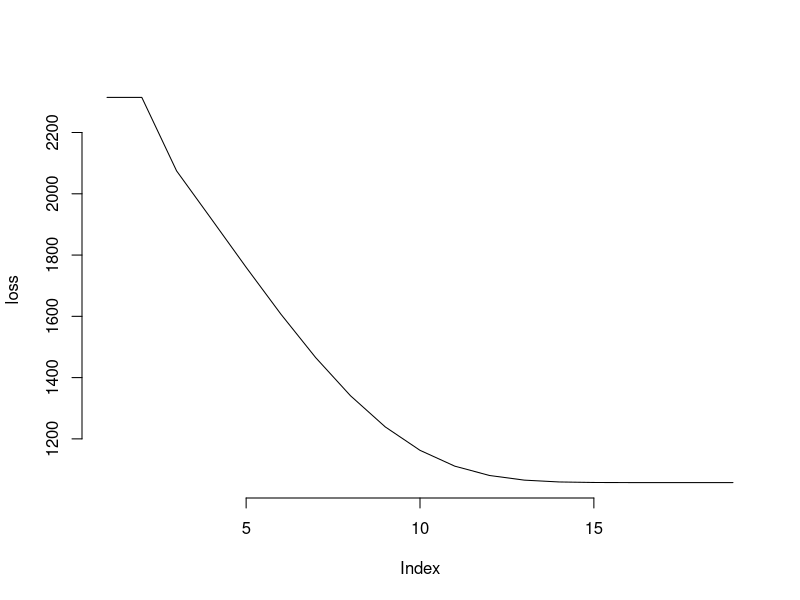

Write the R code that produced this figure.
# Gradient descent for standard linear model.  The function takes arguments 
# starting points for the parameters to be estimated, a tolerance or maximum
# iteration value to provide a stopping point, stepsize (or starting stepsize
# for adaptive approach), whether to print out iterations, and whether to plot 
# the loss over each iteration.


##################
### Data Setup ###
##################

# basic data for standard regression. 
set.seed(8675309)
n = 1000
x1 = rnorm(n)
x2 = rnorm(n)
y = 1 + .5*x1 + .2*x2 + rnorm(n)

X = cbind(Intercept=1, x1, x2)


##################################
### gradient descent algorithm ###
##################################

gd = function(par, X, y, tolerance=1e-3, maxit=1000, stepsize=1e-3, adapt=F,
              verbose=T, plotLoss=T){
  # initialize
  beta = par; names(beta) = colnames(X)
  loss = crossprod(X%*%beta - y)
  tol = 1
  iter = 1
  
  while(tol > tolerance && iter < maxit){
    LP = X%*%beta
    grad = t(X) %*% (LP - y)
    betaCurrent = beta - stepsize * grad
    tol = max(abs(betaCurrent - beta))
    beta = betaCurrent
    loss = append(loss, crossprod(LP-y))
    iter = iter + 1
    if (adapt) stepsize = ifelse(loss[iter] < loss[iter-1],  stepsize*1.2, stepsize*.8)
    if (verbose && iter%%10 == 0) message(paste('Iteration:', iter))
  }
  
  if (plotLoss) plot(loss, type='l', bty='n')
  
  list(
    par = beta,
    loss = loss,
    RSE = sqrt(crossprod(LP - y) / (nrow(X) - ncol(X))),
    iter = iter,
    fitted = LP
  )
}

###########
### Run ###
###########

### starting values

init = rep(0, 3)

# for any particular data you'd have to fiddle with the stepsize, which could 
# be assessed via cross-validation, or alternatively one can use an
# adaptive approach, a simple one of which is implemented in the function

out = gd(init, X=X, y=y, tolerance = 1e-5, stepsize=.0001, adapt=T)
str(out)
round(out$par,5)
summary(lm(y ~ x1 + x2))

